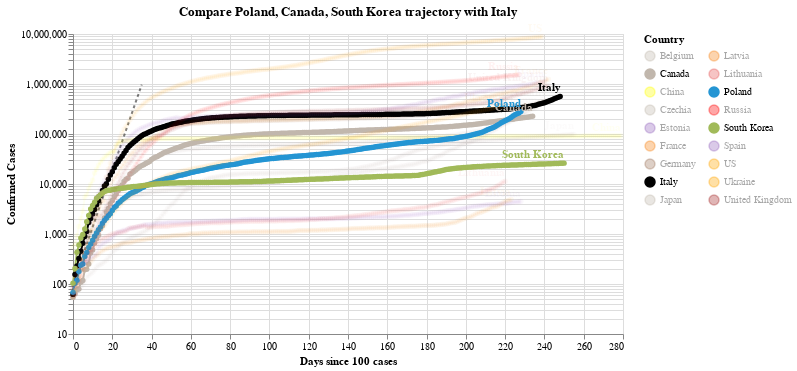

The cell this chart's notebook holds for it:
### Code cell
#hide_input
chart3 = make_since_chart(dff2, ['Poland', 'Canada', 'South Korea'], baseline_countries)
chart3

### Figure 1 — Vega-Lite specification as saved in the notebook (floating-point values rounded to 4 significant figures; data arrays with more than 128 entries replaced by an {"elided": "..."} marker saying what was removed)
{"config": {"view": {"continuousWidth": 400, "continuousHeight": 300}}, "layer": [{"data": {"name": "data-628230001892d6798b50651be41d1b3e"}, "mark": {"type": "line", "color": "black", "opacity": 0.5, "strokeDash": [3, 3]}, "encoding": {"x": {"type": "quantitative", "field": "Days since 100 cases"}, "y": {"type": "quantitative", "field": "Confirmed Cases"}}}, {"data": {"name": "data-c4e2f6ee80c23c21aa645df1c2853909"}, "mark": {"type": "line", "point": true}, "encoding": {"color": {"type": "nominal", "field": "Country", "legend": {"columns": 2}, "scale": {"domain": ["Belgium", "Canada", "China", "Czechia", "Estonia", "France", "Germany", "Italy", "Japan", "Latvia", "Lithuania", "Poland", "Russia", "South Korea", "Spain", "US", "Ukraine", "United Kingdom"], "range": ["#C1B7AD", "#C1B7AD", "yellow", "#C1B7AD", "#9467bd", "#F58518", "#9D755D", "black", "#C1B7AD", "#F58518", "#E45756", "#2495D3", "red", "#A1BA59", "#9467bd", "orange", "orange", "brown"]}}, "opacity": {"condition": {"value": 1, "selection": "selector001"}, "value": 0.05}, "tooltip": [{"type": "nominal", "field": "Country"}, {"type": "temporal", "field": "Date"}, {"type": "quantitative", "field": "Confirmed Cases"}, {"type": "quantitative", "field": "Days since 100 cases"}], "x": {"type": "quantitative", "field": "Days since 100 cases"}, "y": {"type": "quantitative", "field": "Confirmed Cases", "scale": {"type": "log"}}}, "selection": {"selector001": {"type": "multi", "fields": ["Country"], "bind": "legend", "init": [{"Country": "Poland"}, {"Country": "Canada"}, {"Country": "South Korea"}, {"Country": "Italy"}]}}, "width": 550}, {"data": {"name": "data-c4e2f6ee80c23c21aa645df1c2853909"}, "mark": {"type": "text", "align": "right", "dy": -8, "fontWeight": "bold"}, "encoding": {"color": {"type": "nominal", "field": "Country", "legend": {"columns": 2}, "scale": {"domain": ["Belgium", "Canada", "China", "Czechia", "Estonia", "France", "Germany", "Italy", "Japan", "Latvia", "Lithuania", "Poland", "Russia", "South Korea", "Spain", "US", "Ukraine", "United Kingdom"], "range": ["#C1B7AD", "#C1B7AD", "yellow", "#C1B7AD", "#9467bd", "#F58518", "#9D755D", "black", "#C1B7AD", "#F58518", "#E45756", "#2495D3", "red", "#A1BA59", "#9467bd", "orange", "orange", "brown"]}}, "opacity": {"condition": {"value": 1, "selection": "selector001"}, "value": 0.05}, "text": {"type": "nominal", "field": "Country"}, "tooltip": [{"type": "nominal", "field": "Country"}, {"type": "temporal", "field": "Date"}, {"type": "quantitative", "field": "Confirmed Cases"}, {"type": "quantitative", "field": "Days since 100 cases"}], "x": {"type": "quantitative", "field": "Days since 100 cases"}, "y": {"type": "quantitative", "field": "Confirmed Cases", "scale": {"type": "log"}}}, "transform": [{"filter": "(datum['Date'] >= 1603756800000)"}], "width": 550}], "title": "Compare Poland, Canada, South Korea trajectory with Italy", "$schema": "https://vega.github.io/schema/vega-lite/v4.8.1.json", "datasets": {"data-628230001892d6798b50651be41d1b3e": [{"Days since 100 cases": 0, "Confirmed Cases": 100.0}, {"Days since 100 cases": 1, "Confirmed Cases": 130.0}, {"Days since 100 cases": 2, "Confirmed Cases": 169.0}, {"Days since 100 cases": 3, "Confirmed Cases": 219.7}, {"Days since 100 cases": 4, "Confirmed Cases": 285.6}, {"Days since 100 cases": 5, "Confirmed Cases": 371.3}, {"Days since 100 cases": 6, "Confirmed Cases": 482.7}, {"Days since 100 cases": 7, "Confirmed Cases": 627.5}, {"Days since 100 cases": 8, "Confirmed Cases": 815.7}, {"Days since 100 cases": 9, "Confirmed Cases": 1060.0}, {"Days since 100 cases": 10, "Confirmed Cases": 1379.0}, {"Days since 100 cases": 11, "Confirmed Cases": 1792.0}, {"Days since 100 cases": 12, "Confirmed Cases": 2330.0}, {"Days since 100 cases": 13, "Confirmed Cases": 3029.0}, {"Days since 100 cases": 14, "Confirmed Cases": 3937.0}, {"Days since 100 cases": 15, "Confirmed Cases": 5119.0}, {"Days since 100 cases": 16, "Confirmed Cases": 6654.0}, {"Days since 100 cases": 17, "Confirmed Cases": 8650.0}, {"Days since 100 cases": 18, "Confirmed Cases": 11250.0}, {"Days since 100 cases": 19, "Confirmed Cases": 14620.0}, {"Days since 100 cases": 20, "Confirmed Cases": 19000.0}, {"Days since 100 cases": 21, "Confirmed Cases": 24710.0}, {"Days since 100 cases": 22, "Confirmed Cases": 32120.0}, {"Days since 100 cases": 23, "Confirmed Cases": 41750.0}, {"Days since 100 cases": 24, "Confirmed Cases": 54280.0}, {"Days since 100 cases": 25, "Confirmed Cases": 70560.0}, {"Days since 100 cases": 26, "Confirmed Cases": 91730.0}, {"Days since 100 cases": 27, "Confirmed Cases": 119300.0}, {"Days since 100 cases": 28, "Confirmed Cases": 155000.0}, {"Days since 100 cases": 29, "Confirmed Cases": 201500.0}, {"Days since 100 cases": 30, "Confirmed Cases": 262000.0}, {"Days since 100 cases": 31, "Confirmed Cases": 340600.0}, {"Days since 100 cases": 32, "Confirmed Cases": 442800.0}, {"Days since 100 cases": 33, "Confirmed Cases": 575600.0}, {"Days since 100 cases": 34, "Confirmed Cases": 748300.0}, {"Days since 100 cases": 35, "Confirmed Cases": 972800.0}], "data-c4e2f6ee80c23c21aa645df1c2853909": {"elided": "4299 records"}}}
